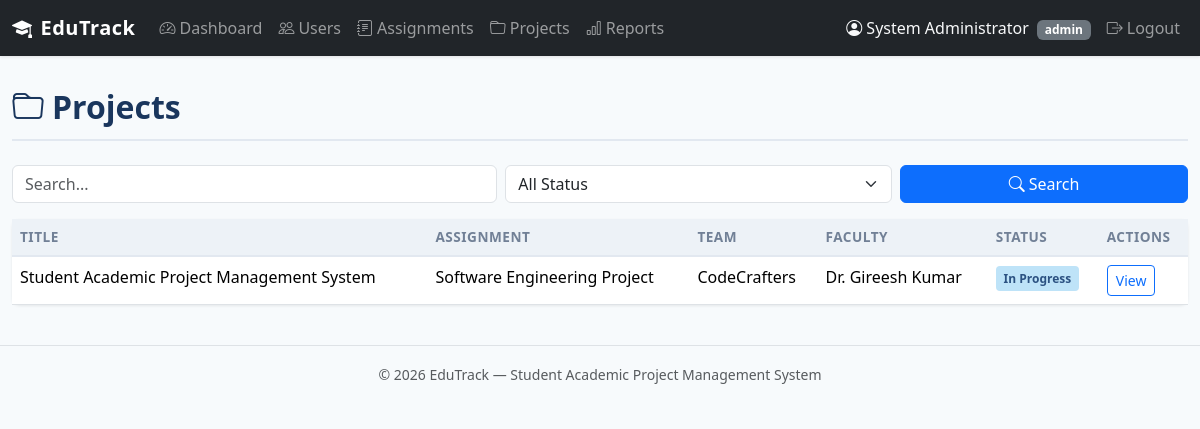
The app's page /admin/projects (signed in) with its own data.
### tables this page shows
CREATE TABLE projects (
    project_id INTEGER PRIMARY KEY AUTOINCREMENT,
    assignment_id INTEGER NOT NULL,
    team_id INTEGER NOT NULL,
    faculty_id INTEGER NOT NULL,
    title TEXT NOT NULL,
    description TEXT,
    status TEXT NOT NULL DEFAULT 'DRAFT' CHECK(status IN ('DRAFT', 'UNDER_REVIEW', 'REVISION_REQUESTED', 'APPROVED', 'IN_PROGRESS', 'COMPLETED')),
    submitted_at TIMESTAMP,
    approved_at TIMESTAMP,
    completed_at TIMESTAMP,
    created_at TIMESTAMP DEFAULT CURRENT_TIMESTAMP,
    updated_at TIMESTAMP DEFAULT CURRENT_TIMESTAMP,
    FOREIGN KEY (assignment_id) REFERENCES assignments(assignment_id),
    FOREIGN KEY (team_id) REFERENCES teams(team_id),
    FOREIGN KEY (faculty_id) REFERENCES users(user_id)
);

CREATE TABLE assignments (
    assignment_id INTEGER PRIMARY KEY AUTOINCREMENT,
    title TEXT NOT NULL,
    description TEXT,
    instructions TEXT,
    faculty_id INTEGER NOT NULL,
    deadline TEXT,
    status TEXT NOT NULL DEFAULT 'OPEN' CHECK(status IN ('OPEN', 'CLOSED')),
    created_at TIMESTAMP DEFAULT CURRENT_TIMESTAMP,
    updated_at TIMESTAMP DEFAULT CURRENT_TIMESTAMP,
    FOREIGN KEY (faculty_id) REFERENCES users(user_id)
);

CREATE TABLE teams (
    team_id INTEGER PRIMARY KEY AUTOINCREMENT,
    team_name TEXT NOT NULL,
    created_by INTEGER NOT NULL,
    created_at TIMESTAMP DEFAULT CURRENT_TIMESTAMP,
    FOREIGN KEY (created_by) REFERENCES users(user_id)
);

CREATE TABLE users (
    user_id INTEGER PRIMARY KEY AUTOINCREMENT,
    name TEXT NOT NULL,
    email TEXT UNIQUE NOT NULL,
    password_hash TEXT NOT NULL,
    role TEXT NOT NULL CHECK(role IN ('student', 'faculty', 'admin')),
    is_active INTEGER NOT NULL DEFAULT 1,
    created_at TIMESTAMP DEFAULT CURRENT_TIMESTAMP
);

### routes/admin.py (the view)
@admin_bp.route('/projects')
@role_required('admin')
def projects():
    q = request.args.get('q', '')
    status_filter = request.args.get('status', '')
    sql = '''
        SELECT p.*, a.title AS assignment_title, t.team_name, u.name AS faculty_name
        FROM projects p
        JOIN assignments a ON p.assignment_id = a.assignment_id
        JOIN teams t ON p.team_id = t.team_id
        JOIN users u ON p.faculty_id = u.user_id
        WHERE 1=1
    '''
    params = []
    if q:
        sql += ' AND p.title LIKE ?'
        params.append(f'%{q}%')
    if status_filter:
        sql += ' AND p.status = ?'
        params.append(status_filter)
    sql += ' ORDER BY p.updated_at DESC'
    projs = query_db(sql, params)
    return render_template('admin/projects.html',
                           projects=projs, q=q, status_filter=status_filter)

### db.py (called while the page is built)
def get_db():
    if 'db' not in g:
        g.db = sqlite3.connect(
            current_app.config['DATABASE'],
            detect_types=sqlite3.PARSE_DECLTYPES
        )
        g.db.row_factory = sqlite3.Row
        g.db.execute('PRAGMA foreign_keys = ON')
    return g.db

def query_db(query, args=(), one=False):
    cur = get_db().execute(query, args)
    rv = cur.fetchall()
    cur.close()
    return (rv[0] if rv else None) if one else rv

### routes/__init__.py (called while the page is built)
def role_required(role):
    def decorator(f):
        @wraps(f)
        def decorated_function(*args, **kwargs):
            if 'user_id' not in session:
                flash('Please log in to access this page.', 'warning')
                return redirect(url_for('auth.login'))
            if session.get('role') != role:
                abort(403)
            return f(*args, **kwargs)
        return decorated_function
    return decorator

### routes/auth.py (called while the page is built)
@auth_bp.app_context_processor
def inject_unread_count():
    if 'user_id' in session:
        count = query_db(
            'SELECT COUNT(*) AS cnt FROM notifications WHERE user_id = ? AND is_read = 0',
            [session['user_id']], one=True
        )
        return {'unread_count': count['cnt'] if count else 0}
    return {'unread_count': 0}

### templates/admin/projects.html (shortened to what this page needs)
{% extends "base.html" %}
{% block content %}
<div class="page-header"><h2><i class="bi bi-folder me-2"></i>Projects</h2></div>
<form method="GET" class="row g-2 mb-3">
    <div class="col-md-5"><input type="text" name="q" class="form-control" placeholder="Search..." value="{{ q }}"></div>
    <div class="col-md-4">
        <select name="status" class="form-select">
            <option value="">All Status</option>
        </select>
    </div>
    <div class="col-md-3"><button type="submit" class="btn btn-primary w-100"><i class="bi bi-search me-1"></i>Search</button></div>
</form>
<div class="card"><div class="card-body p-0">
    <div class="table-responsive">
        <table class="table table-hover mb-0">
            <thead><tr><th>Title</th><th>Assignment</th><th>Team</th><th>Faculty</th><th>Status</th><th>Actions</th></tr></thead>
            <tbody>
            {% for p in projects %}
            <tr>
                <td>{{ p['title'] }}</td>
                <td>{{ p['assignment_title'] }}</td>
                <td>{{ p['team_name'] }}</td>
                <td>{{ p['faculty_name'] }}</td>
                <td><span class="badge-status {{ p['status']|status_class }}">{{ p['status']|status_display }}</span></td>
                <td><a href="{{ url_for('admin.project_detail', project_id=p['project_id']) }}" class="btn btn-sm btn-outline-primary">View</a></td>
            </tr>
            {% endfor %}
            </tbody>
        </table>
    </div>
</div></div>
{% endblock %}

### static/css/style.css (style rules this page uses)
:root { --primary: #2c5282; --primary-dark: #1a365d; --primary-light: #ebf4ff; --success: #276749; --warning: #c05621; --danger: #c53030; --gray-50: #f7fafc; --gray-100: #edf2f7; --gray-200: #e2e8f0; --gray-500: #a0aec0; --gray-600: #718096; --gray-700: #4a5568; --gray-800: #2d3748; --gray-900: #1a202c; }
body { font-family: 'Segoe UI', system-ui, -apple-system, sans-serif; background: var(--gray-50); color: var(--gray-800); min-height: 100vh; }
.card { border: none; border-radius: .5rem; box-shadow: 0 1px 3px rgba(0,0,0,.08); transition: box-shadow .2s; }
.badge-status { font-size: .75rem; padding: .35em .65em; border-radius: .25rem; font-weight: 600; }
.badge-in-progress { background: #bee3f8; color: var(--primary); }
.table th { background: var(--gray-100); font-size: .85rem; text-transform: uppercase; letter-spacing: .5px; color: var(--gray-600); border-bottom: 2px solid var(--gray-200); }
.page-header { margin-bottom: 1.5rem; padding-bottom: .75rem; border-bottom: 2px solid var(--gray-200); }
.page-header h2 { font-weight: 700; color: var(--primary-dark); margin: 0; }

### records on screen
projects: title "Student Academic Project Management System", assignment_title "Software Engineering Project", team_name "CodeCrafters", faculty_name "Dr. Gireesh Kumar", status|status_display "In Progress"

### other values on screen
{{ session.get('user_name', '') }} "System Administrator"
{{ session.get('role', '') }} "admin"
